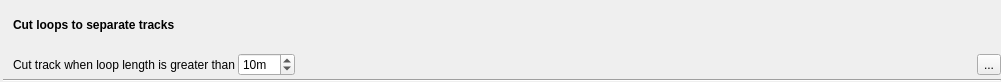
<?xml version="1.0" encoding="UTF-8"?>
<ui version="4.0">
 <class>IFilterLoopsCut</class>
 <widget class="QWidget" name="IFilterLoopsCut">
  <property name="geometry">
   <rect>
    <x>0</x>
    <y>0</y>
    <width>1001</width>
    <height>82</height>
   </rect>
  </property>
  <property name="windowTitle">
   <string>Form</string>
  </property>
  <layout class="QGridLayout" name="gridLayout">
   <property name="leftMargin">
    <number>3</number>
   </property>
   <property name="topMargin">
    <number>0</number>
   </property>
   <property name="rightMargin">
    <number>0</number>
   </property>
   <property name="bottomMargin">
    <number>0</number>
   </property>
   <property name="spacing">
    <number>3</number>
   </property>
   <item row="0" column="0" rowspan="2">
    <widget class="QLabel" name="label_3">
     <property name="text">
      <string/>
     </property>
     <property name="pixmap">
      <pixmap resource="../../../resources.qrc">:/icons/48x48/FilterLoopsCut.png</pixmap>
     </property>
    </widget>
   </item>
   <item row="0" column="1">
    <widget class="QLabel" name="label_2">
     <property name="text">
      <string>&lt;b&gt;Cut loops to separate tracks&lt;/b&gt;</string>
     </property>
    </widget>
   </item>
   <item row="1" column="1">
    <layout class="QHBoxLayout" name="horizontalLayout">
     <property name="spacing">
      <number>3</number>
     </property>
     <item>
      <widget class="QLabel" name="label">
       <property name="text">
        <string>Cut track when loop length is greater than</string>
       </property>
      </widget>
     </item>
     <item>
      <widget class="QSpinBox" name="spinBox">
       <property name="sizePolicy">
        <sizepolicy hsizetype="Maximum" vsizetype="Fixed">
         <horstretch>0</horstretch>
         <verstretch>0</verstretch>
        </sizepolicy>
       </property>
       <property name="suffix">
        <string>m</string>
       </property>
       <property name="minimum">
        <number>1</number>
       </property>
       <property name="maximum">
        <number>999</number>
       </property>
       <property name="value">
        <number>10</number>
       </property>
      </widget>
     </item>
     <item>
      <spacer name="horizontalSpacer">
       <property name="orientation">
        <enum>Qt::Horizontal</enum>
       </property>
       <property name="sizeHint" stdset="0">
        <size>
         <width>40</width>
         <height>20</height>
        </size>
       </property>
      </spacer>
     </item>
     <item>
      <widget class="QToolButton" name="toolApply">
       <property name="toolTip">
        <string>Apply filter now.</string>
       </property>
       <property name="text">
        <string>...</string>
       </property>
       <property name="icon">
        <iconset resource="../../../resources.qrc">
         <normaloff>:/icons/32x32/Apply.png</normaloff>:/icons/32x32/Apply.png</iconset>
       </property>
       <property name="iconSize">
        <size>
         <width>22</width>
         <height>22</height>
        </size>
       </property>
      </widget>
     </item>
    </layout>
   </item>
   <item row="2" column="0" colspan="2">
    <widget class="Line" name="line">
     <property name="orientation">
      <enum>Qt::Horizontal</enum>
     </property>
    </widget>
   </item>
  </layout>
  <zorder>label_2</zorder>
  <zorder>line</zorder>
  <zorder>label_3</zorder>
 </widget>
 <resources>
  <include location="../../../resources.qrc"/>
 </resources>
 <connections/>
</ui>
